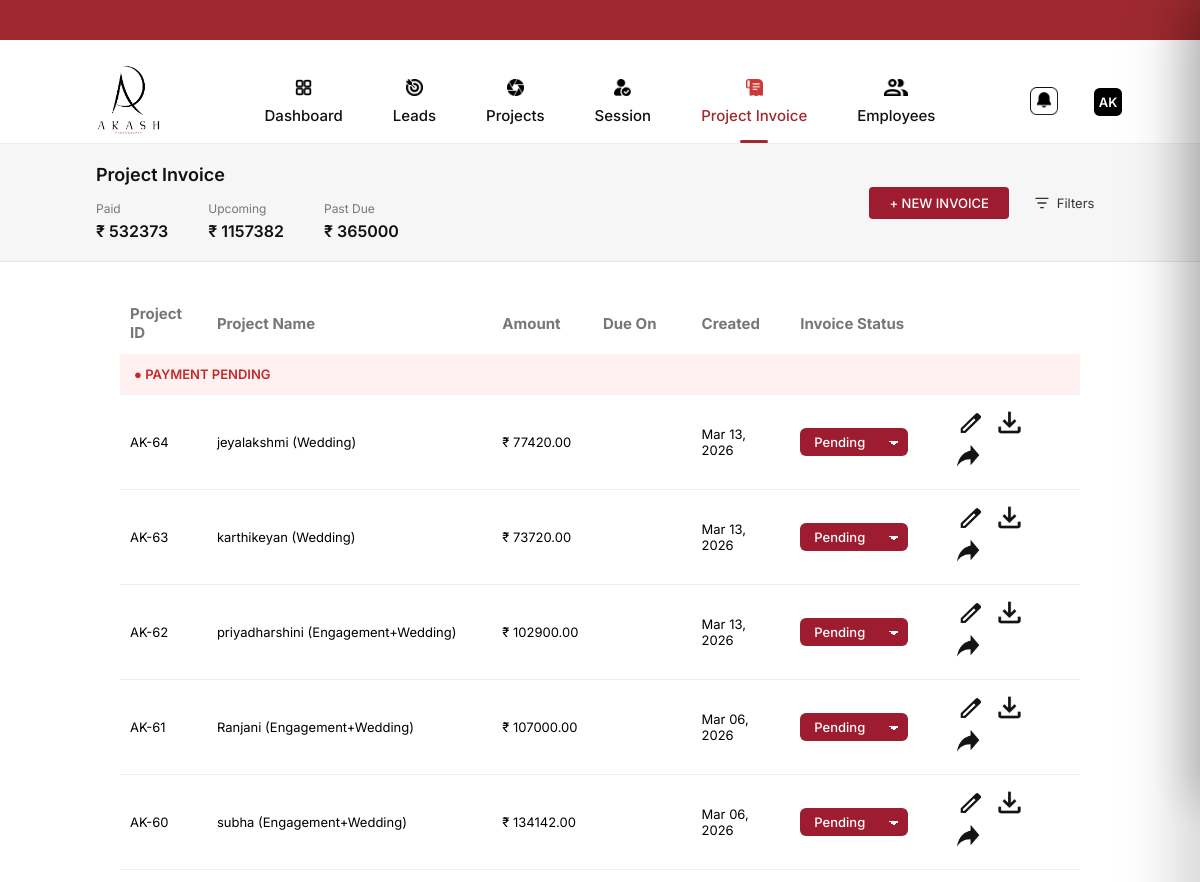
The app's page /project-invoice/ (upper part), older data.
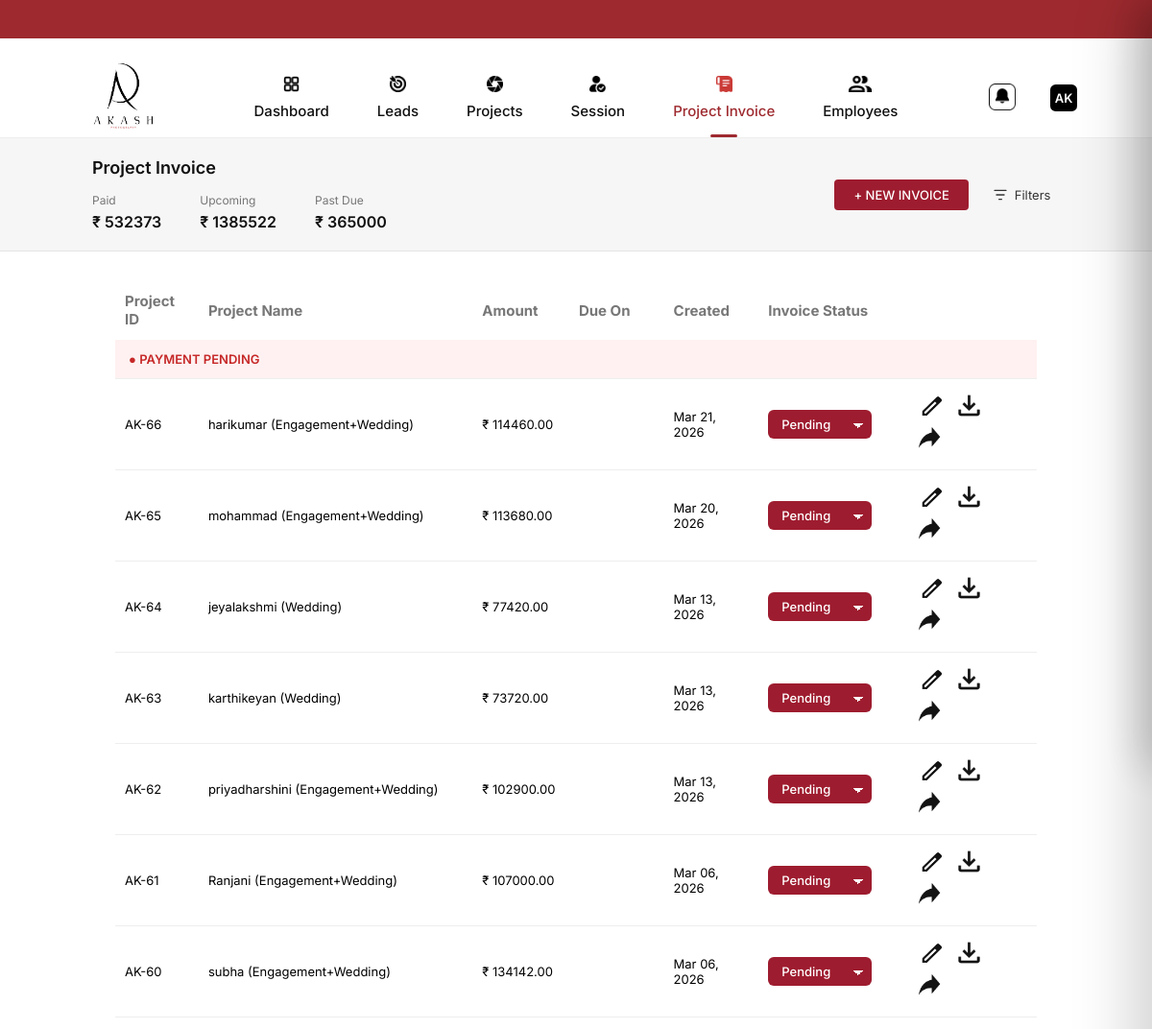
The same page, newer data.
### core/models.py (models this page shows, shortened)
class Invoice(models.Model):
    STATUS_CHOICES = [
        ("DRAFT", "Draft"),
         ("PENDING", "Pending"),
    ("COMPLETED", "Completed"),
    ]
    project = models.ForeignKey(
        Project,
        on_delete=models.CASCADE,
        related_name="invoices"
    )
    subtotal = models.DecimalField(max_digits=10, decimal_places=2, default=0)
    tax_amount = models.DecimalField(max_digits=10, decimal_places=2, default=0)
    total = models.DecimalField(max_digits=10, decimal_places=2, default=0)
    due_date = models.DateField(null=True, blank=True)
    notes = models.TextField(blank=True)
    status = models.CharField(
        max_length=20,
        choices=STATUS_CHOICES,
        default="DRAFT"
    )
    created_at = models.DateTimeField(auto_now_add=True)

class Project(models.Model):
    STATUS_CHOICES = [
        ("ASSIGNED", "To Be Assigned"),
        ("PRE", "Pre Production"),
        ("SELECTION", "Selection"),
        ("POST", "Post Production"),
        ("COMPLETED", "Completed"),
    ]
    lead = models.OneToOneField(
        "Lead",
        on_delete=models.CASCADE,
        related_name="project"
    )
    client_name = models.CharField(
        max_length=100,
        blank=True,
        null=True
    )
    event_type = models.CharField(
        max_length=100,
        blank=True,
        null=True
    )
    start_date = models.DateField(
        blank=True,
        null=True
    )
    end_date = models.DateField(
        blank=True,
        null=True
    )
    status = models.CharField(
        max_length=20,
        choices=STATUS_CHOICES,
        default="ASSIGNED"
    )
    created_at = models.DateTimeField(
        auto_now_add=True
    )

class Lead(models.Model):
    STATUS_CHOICES = [
        ("NEW", "New"),
        ("FOLLOW_UP", "Follow Up"),
        ("ACCEPTED", "Accepted"),
        ("LOST", "Lost"),
    ]
    client_name = models.CharField(max_length=100)
    phone = models.CharField(max_length=15)
    email = models.EmailField(blank=True, null=True)
    position = models.PositiveIntegerField(default=0)
    event_type = models.CharField(max_length=50)
    event_start_date = models.DateField()
    event_start_session = models.CharField(
    max_length=10,
    choices=[("Morning", "Morning"), ("Evening", "Evening")]
)
    event_end_date = models.DateField()
    event_end_session = models.CharField(
    max_length=10,
    choices=[("Morning", "Morning"), ("Evening", "Evening")]
)
    follow_up_date = models.DateField(null=True, blank=True)
    event_location = models.CharField(max_length=150)
    total_amount = models.DecimalField(
        max_digits=10, decimal_places=2, null=True, blank=True
    )
    paid_amount = models.DecimalField(
        max_digits=10, decimal_places=2, default=0
    )
    status = models.CharField(
        max_length=20,
        choices=STATUS_CHOICES,
        default="NEW"
    )
    created_at = models.DateTimeField(auto_now_add=True)
    selected_services = models.JSONField(default=list)
    pricing_data = models.JSONField(default=dict, blank=True, null=True)

### core/views.py (the view)
# urls.py: path("project-invoice/", project_invoice_view, name="project_invoice"),
def project_invoice_view(request):
    invoices = Invoice.objects.select_related("project") \
        .exclude(status="DRAFT") \
        .order_by("-created_at")
    pending = invoices.filter(status="PENDING")
    completed = invoices.filter(status="COMPLETED")
    context = {
        "pending_invoices": pending,
        "completed_invoices": completed,
        "paid_amount": completed.aggregate(
            total=Sum("total")
        )["total"] or 0,
        "upcoming_amount": pending.aggregate(
            total=Sum("total")
        )["total"] or 0,
        "past_due_amount": invoices.filter(
            due_date__lt=timezone.now()
        ).aggregate(
            total=Sum("total")
        )["total"] or 0,
    }
    return render(request, "project_invoice.html", context)

### core/templates/project_invoice.html (shortened to what this page needs)
{% extends "base.html" %}
{% load static %}
{% block content %}
<link rel="stylesheet" href="{% static 'css/project_invoice.css' %}">
<section class="invoice-header">
  <div class="invoice-left">
    <h1>Project Invoice</h1>
    <div class="invoice-stats">
      <div>
        <span>Paid</span>
        <strong>₹ {{ paid_amount|default:"0" }}</strong>
      </div>
      <div>
        <span>Upcoming</span>
        <strong>₹ {{ upcoming_amount|default:"0" }}</strong>
      </div>
      <div>
        <span>Past Due</span>
        <strong>₹ {{ past_due_amount|default:"0" }}</strong>
      </div>
    </div>
  </div>
  <div class="invoice-actions">
    <button id="newInvoiceBtn">+ NEW INVOICE</button>
    <button class="filter-btn" onclick="openFilters()">
      <svg width="1rem" height="1rem" viewBox="0 0 24 24" fill="none">
        <path d="M3 5h18M6 12h12M10 19h4" stroke="currentColor" stroke-width="2" stroke-linecap="round" />
      </svg>
      <span>Filters</span>
    </button>
  </div>
</section>
<div class="invoice-table">
  <div class="invoice-section pending">
    <table>
      <thead>
        <tr>
          <th>Project ID</th>
          <th>Project Name</th>
          <th>Amount</th>
          <th>Due On</th>
          <th>Created</th>
          <th>Invoice Status</th>
          <th></th>
        </tr>
      </thead>
      <tbody>
        <tr class="section-header-row">
          <td colspan="7" class="section-header red">
            ● PAYMENT PENDING
          </td>
        </tr>
        {% for inv in pending_invoices %}
        <tr class="invoice-row" data-status="{{ inv.status }}" data-created="{{ inv.created_at|date:'Y-m-d' }}"
          data-due="{{ inv.due_date|date:'Y-m-d' }}" data-amount="{{ inv.total }}"
          data-paid="{{ inv.project.lead.paid_amount|default:0 }}"
          data-client="{{ inv.project.lead.client_name|lower }}" data-event="{{ inv.project.lead.event_type|lower }}">
          <td>AK-{{ inv.project.id }}</td>
          <td> {{ inv.project.lead.client_name }}
            ({{ inv.project.lead.event_type }})</td>
          <td>₹ {{ inv.total }}</td>
          <td>{{ inv.due_date|date:"M d, Y" }}</td>
          <td>{{ inv.created_at|date:"M d, Y" }}</td>
          <td>
            <select class="status pending" onchange="updateInvoiceStatus({{ inv.id }}, this.value, this)">
              <option value="PENDING" selected>Pending</option>
            </select>
          </td>
          <td class="actions">
            <i onclick="editInvoice({{ inv.id }})"> <img src="{% static 'images/download.png' %}"></i>
            <i onclick="downloadInvoice({{ inv.id }})"><img src="{% static 'images/down.png' %}"></i>
            <i onclick="shareInvoice({{ inv.id }})"><img src="{% static 'images/share.png' %}"></i>
          </td>
        </tr>
        {% endfor %}
      </tbody>
    </table>
  </div>
</div>
{% endblock %}

### core/templates/base.html (shortened to what this page needs)
{% load static %}
<!DOCTYPE html>
<html lang="en">
<head>
    <link rel="stylesheet" href="{% static 'css/base.css' %}">
<link rel="stylesheet" href="https://cdnjs.cloudflare.com/ajax/libs/font-awesome/4.7.0/css/font-awesome.min.css">
</head>
<body>
<div class="top-strip"></div>
<nav class="navbar">
    <div class="nav-left">
        <img src="{% static 'images/logo.png' %}" alt="Akash" class="logo">
    </div>
 <div class="nav-center">
    <ul class="nav-menu">
        <li class="nav-item" id="nav-dashboard">
            <img src="{% static 'images/dashboard.png' %}">
            <span>Dashboard</span>
        </li>
        <li class="nav-item active" id="nav-leads">
            <img src="{% static 'images/leads.png' %}">
            <span>Leads</span>
        </li>
        <li class="nav-item" id="nav-projects">
            <img src="{% static 'images/project.png' %}">
            <span>Projects</span>
        </li>
        <li class="nav-item" id="nav-sessions">
            <img src="{% static 'images/session.png' %}">
            <span>Session</span>
        </li>
        <li class="nav-item" id="nav-invoice">
            <img src="{% static 'images/invoice.png' %}">
            <span>Project Invoice</span>
        </li>
        <li class="nav-item employee">
            <img src="{% static 'images/employees.png' %}">
            <span>Employees</span>
        </li>
    </ul>
    </div>
    <div class="nav-right">
        <div class="notification" onclick="openFollowup()">
            <img src="{% static 'images/notification.png' %}">
        </div>
        <div class="profile-circle">AK</div>
    </div>
</nav>
{% block content %}{% endblock %}
</body>
</html>

### core/static/css/base.css (style rules this page uses)
:root { --primary: #9e2a2f; --text-dark: #111; --text-muted: #666; }
* { margin: 0; padding: 0; box-sizing: border-box; }
body { font-family: "Inter", sans-serif; background: #fff; }
.top-strip { height: 40px; background: var(--primary); margin-bottom: 20px; }
.navbar { height: 84px; display: grid; grid-template-columns: 200px 1fr 200px; align-items: center; padding: 0 48px; background: #fff; border-bottom: 1px solid #eee; position: sticky; top: 0; z-index: 1000; }
.navbar { height: 84px; display: grid; grid-template-columns: 150px 1fr 150px; align-items: center; padding: 0 78px; background: #fff; border-bottom: 1px solid #eee; }
.nav-left { display: flex; align-items: center; justify-content: flex-start; }
.nav-left img { width:97px; }
.nav-center { display: flex; justify-content: center; }
.nav-right { display: flex; align-items: center; justify-content: flex-end; gap: 18px; }
.nav-left .logo { height: 80px; }
.nav-menu { display: flex; align-items: center; gap: 50px; list-style: none; }
.nav-item { display: flex; flex-direction: column; align-items: center; gap: 10px; cursor: pointer; color: var(--text-dark); font-size: 15px; font-weight: 500; position: relative; transition: all 0.3s ease; }
.nav-item img { width: 17px; height: 17px; }
.nav-item.employee img { width:24px; }
.nav-item.active { color: var(--primary); }
.nav-item.active::after { content: ""; position: absolute; bottom: -18px; width: 28px; height: 3px; background: var(--primary); border-radius: 4px; }
.nav-item:hover img, .nav-item.active img { filter: brightness(0) saturate(100%) invert(23%) sepia(92%) saturate(5200%) hue-rotate(352deg) brightness(92%) contrast(70%); }
.nav-right { display: flex; align-items: center; gap: 18px; }
.notification img { width: 28px; height:28px; cursor: pointer; margin-top: 2px; }
.profile-circle { width: 28px; height: 28px; background: #000; color: #fff; font-size: 13px; font-weight: 600; border-radius: 20%; display: flex; align-items: center; justify-content: center; cursor: pointer; transition: transform 0.3s ease; }
.notification { position: relative; cursor: pointer; }

### core/static/css/project_invoice.css (style rules this page uses)
:root { --red: #9e1c2f; --light-red: #ffecec; --text: #222; --muted: #777; --border: #ddd; --bg: #fafafa; }
* { box-sizing: border-box; font-family: Inter, system-ui, sans-serif; }
.invoice-header { background: #f6f6f6; padding: 1.25rem 6rem; display: flex; align-items: center; justify-content: space-between; border-bottom: 0.0625rem solid #e5e5e5; }
.invoice-left { display: flex; flex-direction: column; gap: 0.75rem; }
.invoice-header h1 { font-size: 1.125rem; font-weight: 600; margin: 0; color: #111; }
.invoice-stats { display: flex; gap: 2.5rem; }
.invoice-stats span { font-size: 0.75rem; color: #777; line-height: 1; }
.invoice-stats strong { display: block; margin-top: 0.25rem; font-size: 1rem; font-weight: 600; color: #111; }
.invoice-actions { display: flex; align-items: center; gap: 1rem; }
.invoice-actions #newInvoiceBtn { background: var(--red); color: #fff; border: none; padding: 0.5rem 1.25rem; border-radius: 0.25rem; font-size: 0.8125rem; font-weight: 500; cursor: pointer; }
.filter-btn { background: transparent; border: none; display: flex; align-items: center; gap: 0.4rem; font-size: 0.8125rem; color: #333; cursor: pointer; padding: 0.4rem 0.6rem; }
.filter-btn svg { display: block; }
.invoice-table table { width: 80%; border-collapse: collapse; margin: 30px auto; }
.invoice-table th { font-size: 15px; text-align: left; color: #777; padding: 12px 10px; }
.invoice-table td { padding: 14px 10px; font-size: 13px; border-bottom: 1px solid #eee; }
.section-header.red { background: #fff1f1; color: #c62828; padding: 12px 14px; font-weight: 600; width:80%; margin: 20px auto; }
.actions i img { width:40px; height:30px; cursor: pointer; }
select.status { appearance: none; -webkit-appearance: none; -moz-appearance: none; padding: 6px 26px 6px 14px; border-radius: 6px; border: none; font-size: 13px; font-weight: 500; color: #fff; cursor: pointer; background-repeat: no-repeat; background-position: right 10px center; background-size: 10px; }
select.status { background-image: linear-gradient(45deg, transparent 50%, #fff 50%), linear-gradient(135deg, #fff 50%, transparent 50%); background-position: calc(100% - 14px) 55%, calc(100% - 9px) 55%; background-size: 5px 5px; background-repeat: no-repeat; }
select.status.pending { background-color: #9e1c2f; }

Row changes from the older to the newer data that the page shows:
added Invoice: project.id "66", project.lead.client_name "harikumar", project.lead.event_type "Engagement+Wedding", total "114460.00", created_at "Mar 21, 2026", id "Pending"
added Invoice: project.id "65", project.lead.client_name "mohammad", project.lead.event_type "Engagement+Wedding", total "113680.00", created_at "Mar 20, 2026", id "Pending"
Text that changed along with them:
{{ upcoming_amount|default:"0" }}: "1157382" → "1385522"
